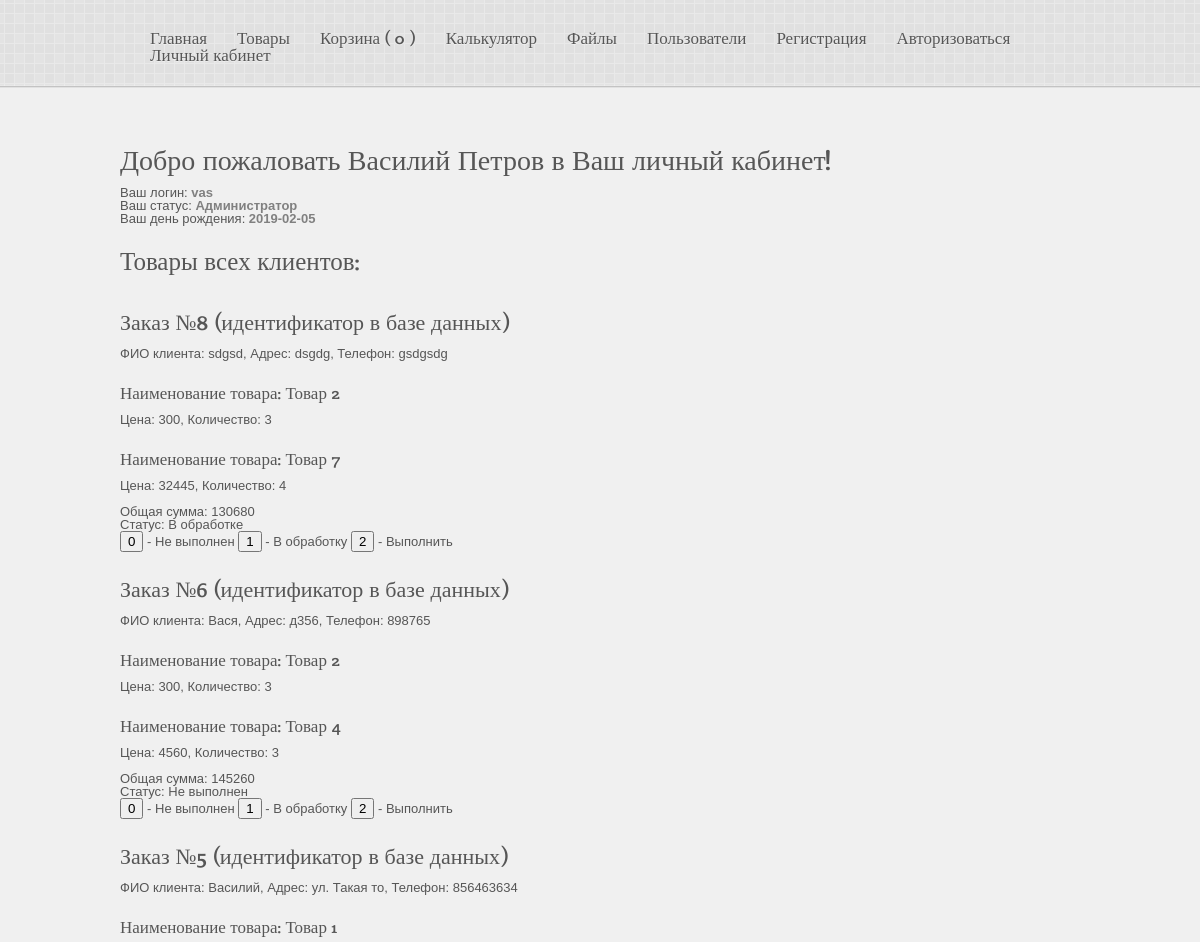
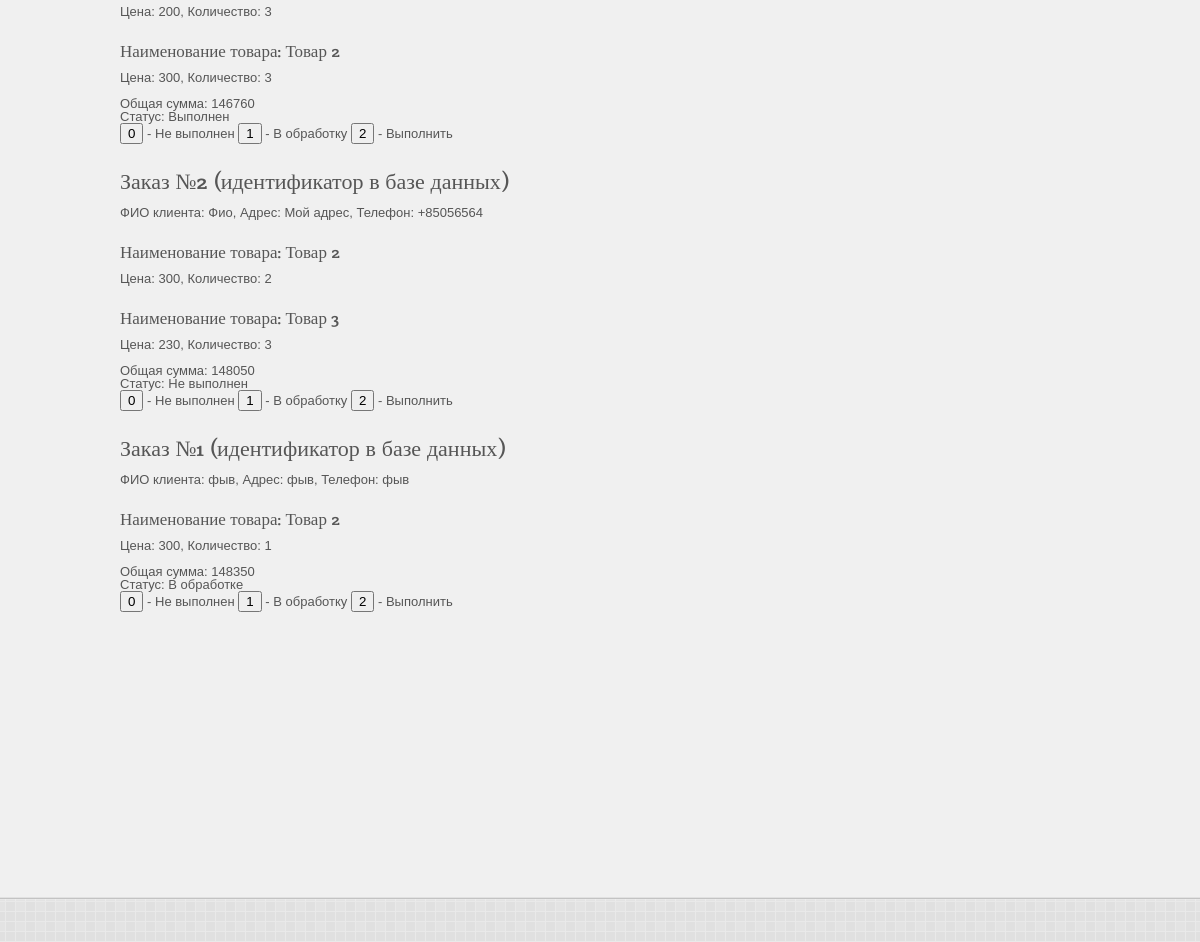
Page /?page=personalArea (signed in) on the committed database (2 pictures, top to bottom).
### tables this page shows
CREATE TABLE `users` (
  `id` int(11) NOT NULL,
  `login` varchar(255) DEFAULT NULL,
  `password` varchar(32) DEFAULT NULL,
  `name` varchar(255) DEFAULT NULL,
  `typeUser` int(1) DEFAULT '0' COMMENT '0 - user 1 - admin',
  `dob` date DEFAULT NULL
);

CREATE TABLE `zakaz` (
  `id` int(11) NOT NULL,
  `fio` varchar(100) NOT NULL,
  `tel` varchar(20) NOT NULL,
  `address` varchar(100) NOT NULL,
  `info` text NOT NULL,
  `login` varchar(20) NOT NULL DEFAULT '0',
  `status` varchar(11) NOT NULL DEFAULT '0' COMMENT '0 - не выполнен, 1 - в обработке, 2 - выполнен'
);

### public_html/index.php (called while the page is built, shortened)
<?php
include('../main/route.php');

### config/config.php (called while the page is built, shortened)
<?php
function connect() {
    static $link;
    if (empty($link)) {
        $link = mysqli_connect('localhost', 'root', '', 'gbphp');
    }
    return $link;
}
function isAdmin(){
    return $_SESSION['isAdmin'] == 'YES';
}
function login(){
    if (!empty($_SESSION['login'])) {
        return $_SESSION['login'];
    }
    return false;
}

### main/personalArea.php (the view, shortened to what this page needs)
<?php
function index(){
    $content = '';
    $login = login();
    if (login()) {
        $sql = "SELECT name, dob FROM users WHERE login = '{$login}'";
        $res = mysqli_query(connect(), $sql);
        $row = mysqli_fetch_assoc($res);
        $status = (isAdmin()) ? 'Администратор' : 'Пользователь';
        $content = "<h1>Добро пожаловать {$row['name']} в Ваш личный кабинет!</h1>
	Ваш логин: <span style='color:gray;font-weight:600'>{$login}</span><br>
	Ваш статус: <span style='color:gray;font-weight:600'>{$status}</span><br>
	Ваш день рождения: <span style='color:gray;font-weight:600'>{$row['dob']}</span>";
        $sql = "SELECT id, fio, tel, address, status, login, info FROM zakaz ORDER BY id DESC";
        if (!isAdmin()) {
            $sql = "SELECT id, fio, tel, address, status, login, info FROM zakaz WHERE login = '{$login}'";
            $content .= "<h2><br>Мои товары: </h2>";
        } else {
            $content .= "<h2><br>Товары всех клиентов: </h2>";
        }
        $sumPrice = 0;
        $res = mysqli_query(connect(), $sql);
        while ($row = mysqli_fetch_assoc($res)) {
            switch ($row['status']) {
                case '0':
                    $statusProduct = 'Не выполнен';
                    break;
                case '1':
                    $statusProduct = 'В обработке';
                    break;
                case '2':
                    $statusProduct = 'Выполнен';
                    break;
            }
            $content .= "<br><br><h3>Заказ №{$row['id']} (идентификатор в базе данных)</h3>
                         <span>ФИО клиента: {$row['fio']}</span>,
                         <span>Адрес: {$row['address']}</span>,
                         <span>Телефон: {$row['tel']}</span><br><br>";
            $zakaz = json_decode($row['info'], true);
            foreach ($zakaz as $key => $value) {
                $sumPrice += (int)$value['price'] * (int)$value['count'];
                $content .= "<br>
                <h4>Наименование товара: {$value['name']}</h4>
                <span>Цена: {$value['price']}</span>,
                <span>Количество: {$value['count']}</span><br><br>
                ";
            }
            $content .= "<span>Общая сумма: {$sumPrice}</span><br> Статус: {$statusProduct}";
            if (isAdmin()) {
                $content .= <<<php
<form method="post">
    <input type="hidden" name="id" value="{$row['id']}">
    <input type="submit" name="statusProduct" value="0"> - Не выполнен
    <input type="submit" name="statusProduct" value="1"> - В обработку
    <input type="submit" name="statusProduct" value="2"> - Выполнить
</form>
php;
            }
        }
    }
    return $content;
}

### public_html/css/style.css (style rules this page uses)
.wrapper { display: flex; flex-direction: column; height: 100%; }
.content-wrap { flex: 1 0 auto; }
html, body, div, span, applet, object, iframe, h1, h2, h3, h4, h5, h6, p, blockquote, pre, a, abbr, acronym, address, big, cite, code, del, dfn, em, font, img, ins, kbd, q, s, samp, small, strike, strong, tt, var, b, u, i, center, dl, dt, dd, ol, ul, li, fieldset, form, label, legend, table, caption, tbody, tfoot, thead, tr, th, td { margin:0; padding:0; border:0; outline:0; font-size:100%; vertical-align:baseline; background:transparent }
body { line-height:1 }
ol, ul { list-style:none }
body { font-family:"Lucida Grande", "Lucida Sans Unicode", "Trebuchet MS", Helvetica, Arial, sans-serif; background-color: #f0f0f0; color: #565656; font-size: 13px; overflow-y: scroll; overflow-x: hidden; }
html, body { height: 100%; }
#container { min-height: 100%; height: auto !important; height: 100%; margin: 0 auto -145px; }
#footer-wrapper, .push { height: 145px; }
a { text-decoration: none; color: #565656; }
h1, h2, h3, h4, h5, h6 { font-family: 'MidoMedium'; font-weight: normal; color: #565656; margin-bottom: 10px; }
h1 { font-size: 28px; }
h2 { font-size: 25px; }
h3 { font-size: 22px; line-height: 26px; }
h4 { font-size: 17px; }
#header-wrapper { min-width: 960px; height: 88px; background: transparent url(../style/images/header-bg.png) repeat-x center bottom; }
#header { width: 960px; height: 88px; margin: 0 auto; position: relative; z-index: 999; }
#page-top { padding-bottom: 70px; }
#menu-wrapper { float: right; position: absolute; bottom: 23px; right: 0; }
#footer-wrapper { height: 45px; padding-top:100px; }
#footer { min-width: 960px; height: 45px; background: transparent url(../style/images/footer-bg.png) repeat-x top center; }
#footer-content { width: 960px; height: 45px; margin: 0 auto; position: relative; }
.ddsmoothmenu { font-family: 'MidoMedium'; font-size: 17px; z-index: 1000; position: relative; text-shadow: 0px 1px 0px #efefef; }
.ddsmoothmenu ul { margin: 0; padding: 0; list-style-type: none; }
.ddsmoothmenu ul li { position: relative; display: inline; float: left; clear: none; margin-left: 20px; padding-left: 10px; }
.ddsmoothmenu ul li a { display: block; text-decoration: none; position: relative; text-shadow: 0px 1px 0px #efefef; }
.ddsmoothmenu ul li a, .ddsmoothmenu ul li a:visited { color: #565656; }
#piecemaker-container { display:block; overflow:hidden; margin: -10px auto 40px; width: 960px; }

### rows in the picture
users: name "Василий Петров", dob "2019-02-05"
zakaz: id "8", fio "sdgsd", address "dsgdg", tel "gsdgsdg", name "Товар 2", price "300", count "3", name "Товар 7", price "32445", count "4", sumPrice "130680", status "В обработке"
zakaz: id "6", fio "Вася", address "д356", tel "898765", name "Товар 2", price "300", count "3", name "Товар 4", price "4560", sumPrice "145260", status "Не выполнен"
zakaz: id "5", fio "Василий", address "ул. Такая то", tel "856463634", name "Товар 1", price "200", count "3", name "Товар 2", price "300", sumPrice "146760", status "Выполнен"
zakaz: id "2", fio "Фио", address "Мой адрес", tel "+85056564", name "Товар 2", price "300", count "2", name "Товар 3", price "230", count "3", sumPrice "148050", status "Не выполнен"
zakaz: id "1", fio "фыв", address "фыв", tel "фыв", name "Товар 2", price "300", count "1", sumPrice "148350", status "В обработке"

### other values in the picture
strtr($template, $newDate) "Главная Товары Корзина ( 0 ) Калькулятор Файлы Пользователи Регистрация Авторизоваться Личный кабинет"
$login "vas"
$status "Администратор"
